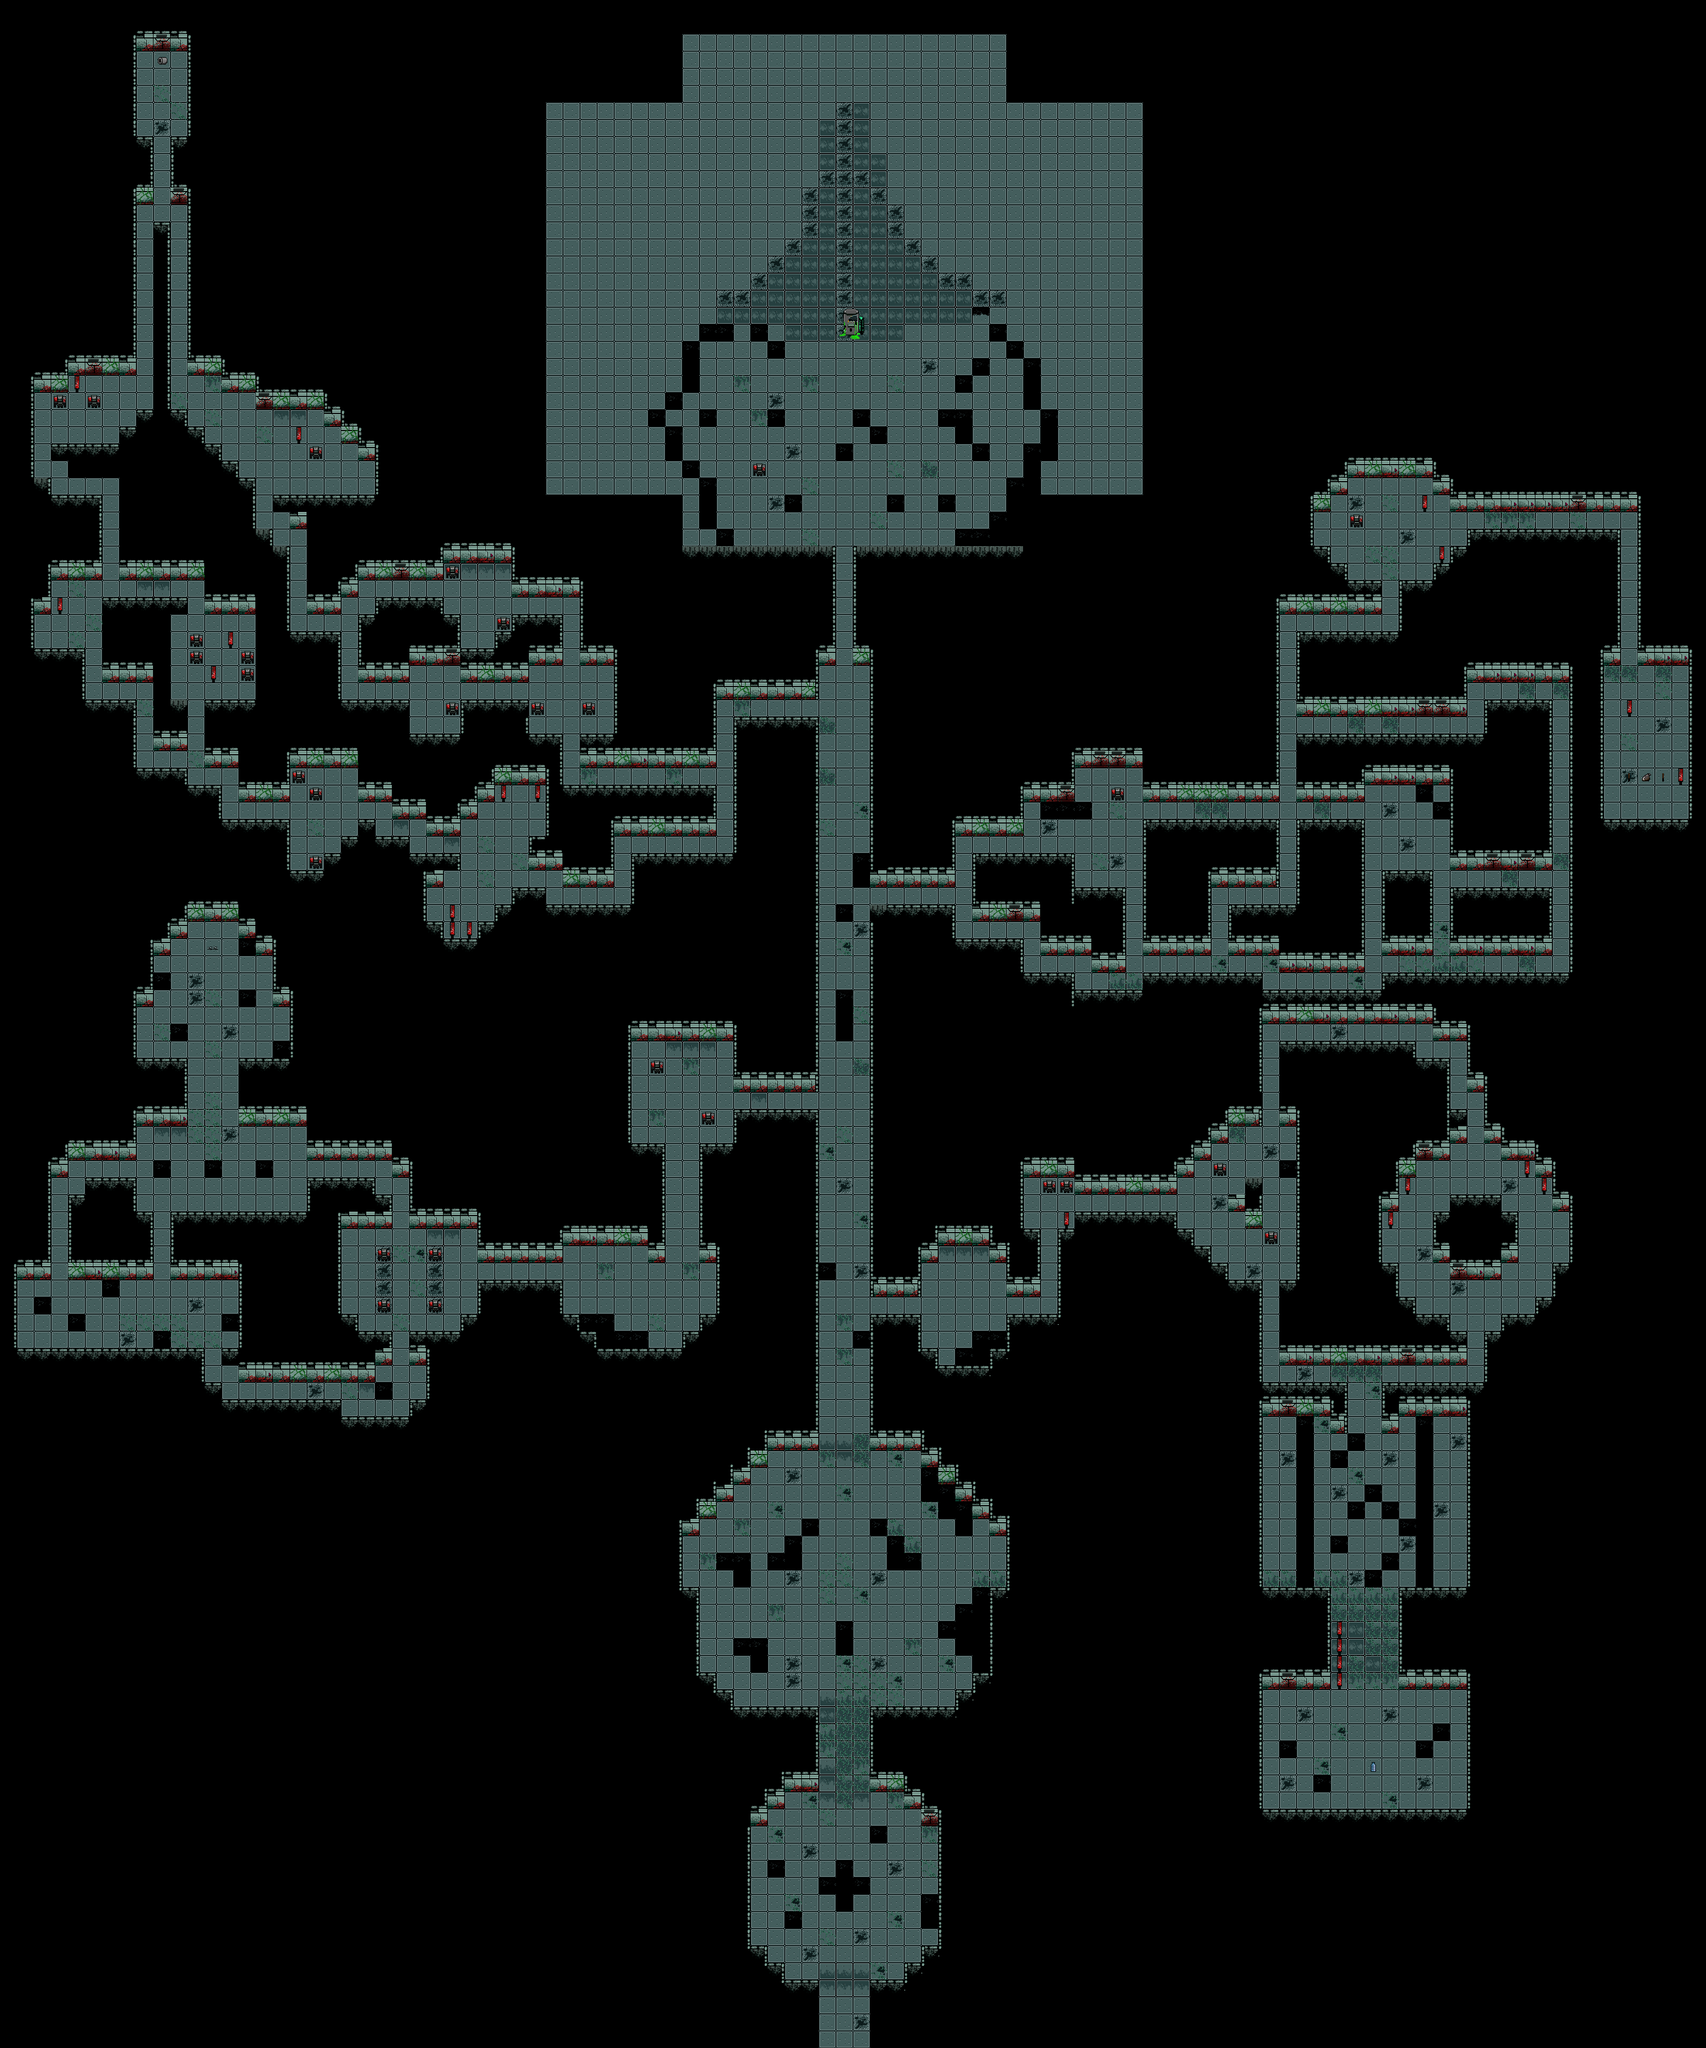

Tiled map render using the project's own tile images. Description and the map definition, with tile-layer contents summarised, below:
An orthogonal 100x120 tile map with 32x32 px tiles, 4 tile layers (bgWall, Tile Layer 1, bg, gaps), 3 tilesets and 459 objects.

<map version="1.5" tiledversion="1.7.2" orientation="orthogonal" renderorder="right-down" width="100" height="120" tilewidth="32" tileheight="32" infinite="0" nextlayerid="15" nextobjectid="595">
 <properties>
  <property name="music" value="audio/music/FalloutMusic2.mp3" />
 </properties>
 <tileset firstgid="1" source="Forgotten.tsx" />
 <tileset firstgid="21" source="forgottenWall.tsx" />
 <tileset firstgid="51" source="items.tsx" />
 <layer id="13" name="bgWall" width="100" height="120">
  <data>[12000 cells, 1004 non-empty, 10 distinct tile ids]</data>
 </layer>
 <layer id="1" name="Tile Layer 1" width="100" height="120">
  <data>[12000 cells, 3664 non-empty, 27 distinct tile ids]</data>
 </layer>
 <layer id="12" name="bg" width="100" height="120">
  <data>[12000 cells, 664 non-empty, 20 distinct tile ids]</data>
 </layer>
 <objectgroup id="8" name="lights">
  <properties>
   <property name="light" type="bool" value="true" />
  </properties>
  <object id="499" x="1486" y="3636">
   <point />
  </object>
  <object id="500" x="1488.67" y="3444.67">
   <point />
  </object>
  <object id="501" x="1682" y="3440.67">
   <point />
  </object>
  <object id="502" x="1680.67" y="3636.67">
   <point />
  </object>
  <object id="503" x="1583.33" y="3278.67">
   <point />
  </object>
  <object id="504" x="1582" y="2671.33">
   <point />
  </object>
  <object id="505" x="1581.33" y="2357.33">
   <point />
  </object>
  <object id="506" x="1584.67" y="2070">
   <point />
  </object>
  <object id="507" x="1584.67" y="1755.33">
   <point />
  </object>
  <object id="508" x="1586.67" y="1456.67">
   <point />
  </object>
  <object id="509" x="1584.67" y="1232">
   <point />
  </object>
  <object id="510" x="1584.67" y="1140.67">
   <point />
  </object>
  <object id="511" x="1585.33" y="1040.67">
   <point />
  </object>
  <object id="512" x="1584" y="946">
   <point />
  </object>
  <object id="514" x="1584" y="881.333">
   <point />
  </object>
  <object id="515" x="1583.33" y="786">
   <point />
  </object>
  <object id="516" x="1582.67" y="721.333">
   <point />
  </object>
  <object id="517" x="1584" y="658.667">
   <point />
  </object>
  <object id="518" x="1504" y="3120">
   <point />
  </object>
  <object id="519" x="1393.33" y="3021.33">
   <point />
  </object>
  <object id="520" x="1641.33" y="2826.67">
   <point />
  </object>
  <object id="521" x="1790.67" y="3002.67">
   <point />
  </object>
  <object id="522" x="1804" y="2437.33">
   <point />
  </object>
  <object id="523" x="1281.33" y="2061.33">
   <point />
  </object>
  <object id="524" x="1969" y="2257">
   <point />
  </object>
  <object id="525" x="2255" y="2254">
   <point />
  </object>
  <object id="526" x="2384" y="2097.33">
   <point />
  </object>
  <object id="527" x="2382.67" y="2445.33">
   <point />
  </object>
  <object id="528" x="2770.67" y="2190.67">
   <point />
  </object>
  <object id="529" x="2682.67" y="2240">
   <point />
  </object>
  <object id="530" x="2862.67" y="2234.67">
   <point />
  </object>
  <object id="531" x="2889.33" y="2320">
   <point />
  </object>
  <object id="532" x="2642.67" y="2320">
   <point />
  </object>
  <object id="533" x="2678.67" y="2401.33">
   <point />
  </object>
  <object id="534" x="2765.33" y="2448">
   <point />
  </object>
  <object id="535" x="2857.33" y="2404">
   <point />
  </object>
  <object id="536" x="2557.33" y="2606.67">
   <point />
  </object>
  <object id="537" x="2560" y="2744">
   <point />
  </object>
  <object id="538" x="2561.33" y="2940">
   <point />
  </object>
  <object id="539" x="2561.33" y="3086.67">
   <point />
  </object>
  <object id="540" x="2560" y="3329.33">
   <point />
  </object>
  <object id="541" x="1210" y="2437">
   <point />
  </object>
  <object id="543" x="873.333" y="2322.67">
   <point />
  </object>
  <object id="544" x="692" y="2482.67">
   <point />
  </object>
  <object id="545" x="218.667" y="2477.33">
   <point />
  </object>
  <object id="546" x="294.667" y="2148">
   <point />
  </object>
  <object id="547" x="522.667" y="2233.33">
   <point />
  </object>
  <object id="549" x="401.333" y="1776">
   <point />
  </object>
  <object id="550" x="1966" y="1558">
   <point />
  </object>
  <object id="551" x="2126" y="1526">
   <point />
  </object>
  <object id="552" x="2092" y="1608">
   <point />
  </object>
  <object id="553" x="3082" y="1454">
   <point />
  </object>
  <object id="554" x="2924" y="1652">
   <point />
  </object>
  <object id="555" x="2416" y="1522">
   <point />
  </object>
  <object id="556" x="2416" y="1174">
   <point />
  </object>
  <object id="557" x="948" y="1562.67">
   <point />
  </object>
  <object id="558" x="876" y="1664">
   <point />
  </object>
  <object id="559" x="396" y="1226">
   <point />
  </object>
  <object id="560" x="600" y="848">
   <point />
  </object>
  <object id="561" x="442" y="792">
   <point />
  </object>
  <object id="562" x="160" y="772">
   <point />
  </object>
  <object id="563" x="302" y="118">
   <point />
  </object>
  <object id="564" x="898.667" y="1132">
   <point />
  </object>
  <object id="565" x="1134.67" y="1266.67">
   <point />
  </object>
 </objectgroup>
 <objectgroup id="2" name="cameraLayer">
  <properties>
   <property name="camera" type="bool" value="true" />
  </properties>
  <object id="4" x="1024" y="64" width="1120" height="960">
   <properties>
    <property name="reactorRoom" type="bool" value="true" />
   </properties>
  </object>
  <object id="43" x="1248" y="2688" width="672" height="544" />
  <object id="45" x="1472" y="1248" width="224" height="1440" />
  <object id="57" x="1376" y="3328" width="416" height="416" />
  <object id="58" x="1536" y="3232" width="96" height="96" />
  <object id="92" x="2336" y="3136" width="448" height="288" />
  <object id="93" x="2336" y="2624" width="448" height="384" />
  <object id="101" x="2560" y="2112" width="416" height="416" />
  <object id="102" x="2176" y="2080" width="288" height="352" />
  <object id="104" x="1696" y="2304" width="224" height="288" />
  <object id="105" x="1888" y="2176" width="160" height="160" />
  <object id="194" x="1920" y="1408" width="256" height="288" />
  <object id="195" x="2528" y="1440" width="224" height="224" />
  <object id="196" x="2432" y="864" width="352" height="256" />
  <object id="197" x="2976" y="1216" width="224" height="352" />
  <object id="340" x="1152" y="1920" width="256" height="256" />
  <object id="341" x="1024" y="2304" width="352" height="256" />
  <object id="342" x="608" y="2272" width="320" height="256" />
  <object id="344" x="608" y="2528" width="224" height="160" />
  <object id="345" x="0" y="2368" width="480" height="192" />
  <object id="346" x="224" y="2080" width="384" height="224" />
  <object id="348" x="224" y="1728" width="384" height="288" />
  <object id="349" x="1536" y="1024" width="96" height="224" />
  </objectgroup>
 <objectgroup id="3" name="playerMisc">
  <!-- 362 objects omitted --></objectgroup>
 <objectgroup id="4" name="enemySpawns">
  <properties>
   <property name="enemySpawn" type="bool" value="true" />
  </properties>
  <!-- 351 objects omitted --></objectgroup>
 <objectgroup id="5" name="colliders">
  <properties>
   <property name="collidable" type="bool" value="true" />
  </properties>
  <!-- 313 objects omitted --></objectgroup>
 <objectgroup id="11" name="checkpoint">
  <properties>
   <property name="checkpoint" type="bool" value="true" />
  </properties>
  <!-- 24 objects omitted --></objectgroup>
 <layer id="10" name="gaps" width="100" height="120">
  <properties>
   <property name="gap" type="bool" value="true" />
  </properties>
  <data>[12000 cells, 205 non-empty, 4 distinct tile ids]</data>
 </layer>
 <objectgroup id="14" name="doors">
  <properties>
   <property name="door" type="bool" value="true" />
  </properties>
  <!-- 20 objects omitted --></objectgroup>
</map>
<!-- 372 of 459 objects omitted -->
